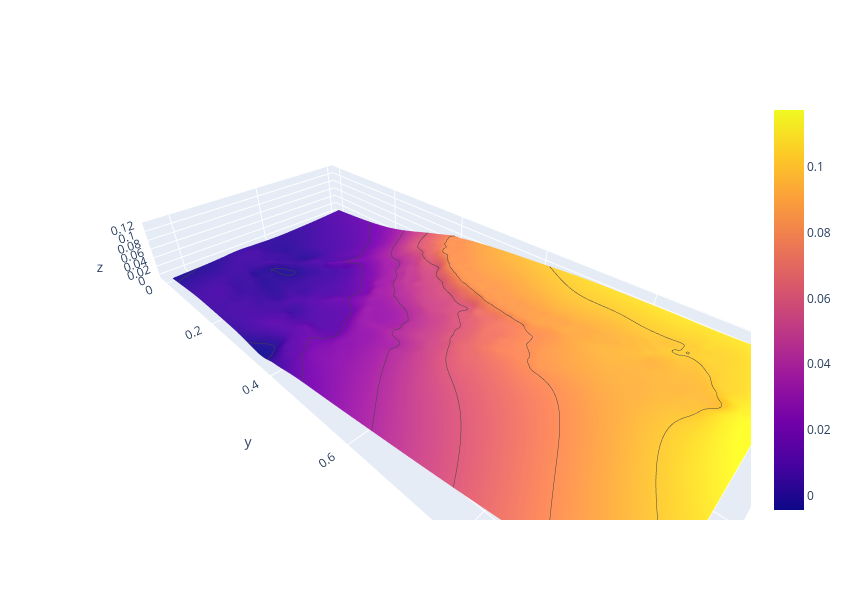

Write notebook code for a chart like this one.
### Markdown cell above
## Part 2: Create an RBF height map:
Find the coefficients of a Thin Plate Spline radial basis function interpolation of the terrain points. This is very similar to what you just did, but using the TPS RBF instead of the Gaussian.

### Code cell
def rbf(v):
    ### ---- Insert code here ----
    # Return the value of the Thin Plate Spline rbf
    eps = 1e-15
    r2 = np.sum(v**2, axis=v.ndim - 1) + eps
    return r2*np.log(r2) / 2
    ### ---- Solution end ----

N = len(coords)
A = np.zeros((N+3,N+3))
b = np.zeros(N+3)
### ---- Solution begin ----
# Construct the A matrix and the b vector

# Solve for the rbf coefficients

A[:N, :N] = rbf(coords[:,:2][:, np.newaxis] - coords[:,:2])
b[:N] = coords[:,2]
P = np.array([np.ones((N,)),coords[:,0], coords[:,1]])

A[:N, N:] = P.T
A[N:, :N] = P



res = solve(A,b)

### --------



def rbf_height_fun(x,y):
    ### ---- Insert code here ----
    return np.sum(res[:N] * rbf(coords[:,:2] - np.array([x,y]))) + res[N] + res[N+1] * x + res[N+2] * y

    ### --------

XV,YV,ZV= make_grid((0,spanx/span),(0,spany/span), rbf_height_fun)
draw_hm(XV,YV,ZV)

### Figure 1 — Plotly figure (JSON) as saved in the notebook; plotly's stock layout.template omitted (floating-point values rounded to 4 significant figures; data arrays with more than 128 entries replaced by an {"elided": "..."} marker saying what was removed)
{"data": [{"contours": {"z": {"show": true}}, "type": "surface", "x": {"elided": "150x66 float values"}, "y": {"elided": "150x66 float values"}, "z": {"elided": "150x66 float values"}}], "layout": {"height": 600, "scene": {"aspectmode": "data", "zaxis": {"nticks": 10}}, "width": 850}}
